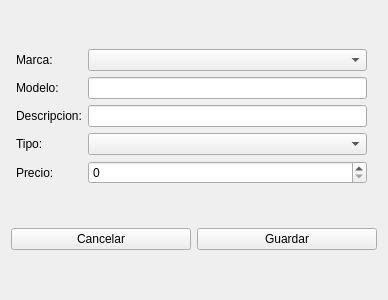
<?xml version="1.0" encoding="UTF-8"?>
<ui version="4.0">
 <class>Form</class>
 <widget class="QWidget" name="Form">
  <property name="geometry">
   <rect>
    <x>0</x>
    <y>0</y>
    <width>388</width>
    <height>300</height>
   </rect>
  </property>
  <property name="sizePolicy">
   <sizepolicy hsizetype="Maximum" vsizetype="Maximum">
    <horstretch>0</horstretch>
    <verstretch>0</verstretch>
   </sizepolicy>
  </property>
  <property name="windowTitle">
   <string>Formulario de nuevo componente</string>
  </property>
  <layout class="QVBoxLayout" name="verticalLayout">
   <item>
    <layout class="QGridLayout" name="gridLayout_3">
     <property name="leftMargin">
      <number>5</number>
     </property>
     <property name="rightMargin">
      <number>10</number>
     </property>
     <item row="3" column="1">
      <widget class="QComboBox" name="ctype_comboBox"/>
     </item>
     <item row="4" column="0">
      <widget class="QLabel" name="label_5">
       <property name="text">
        <string>Precio:</string>
       </property>
      </widget>
     </item>
     <item row="1" column="0">
      <widget class="QLabel" name="label_2">
       <property name="text">
        <string>Modelo:</string>
       </property>
      </widget>
     </item>
     <item row="0" column="0">
      <widget class="QLabel" name="label">
       <property name="text">
        <string>Marca:</string>
       </property>
      </widget>
     </item>
     <item row="2" column="0">
      <widget class="QLabel" name="label_3">
       <property name="text">
        <string>Descripcion:</string>
       </property>
      </widget>
     </item>
     <item row="1" column="1">
      <widget class="QLineEdit" name="model_edit"/>
     </item>
     <item row="2" column="1">
      <widget class="QLineEdit" name="description_edit"/>
     </item>
     <item row="4" column="1">
      <widget class="QSpinBox" name="price_spinBox">
       <property name="maximum">
        <number>1000000</number>
       </property>
      </widget>
     </item>
     <item row="3" column="0">
      <widget class="QLabel" name="label_4">
       <property name="text">
        <string>Tipo:</string>
       </property>
      </widget>
     </item>
     <item row="0" column="1">
      <widget class="QComboBox" name="brand_comboBox"/>
     </item>
    </layout>
   </item>
   <item>
    <layout class="QHBoxLayout" name="horizontalLayout">
     <item>
      <widget class="QPushButton" name="cancel_btn">
       <property name="text">
        <string>Cancelar</string>
       </property>
      </widget>
     </item>
     <item>
      <widget class="QPushButton" name="save_btn">
       <property name="text">
        <string>Guardar</string>
       </property>
      </widget>
     </item>
    </layout>
   </item>
  </layout>
 </widget>
 <resources/>
 <connections/>
</ui>
